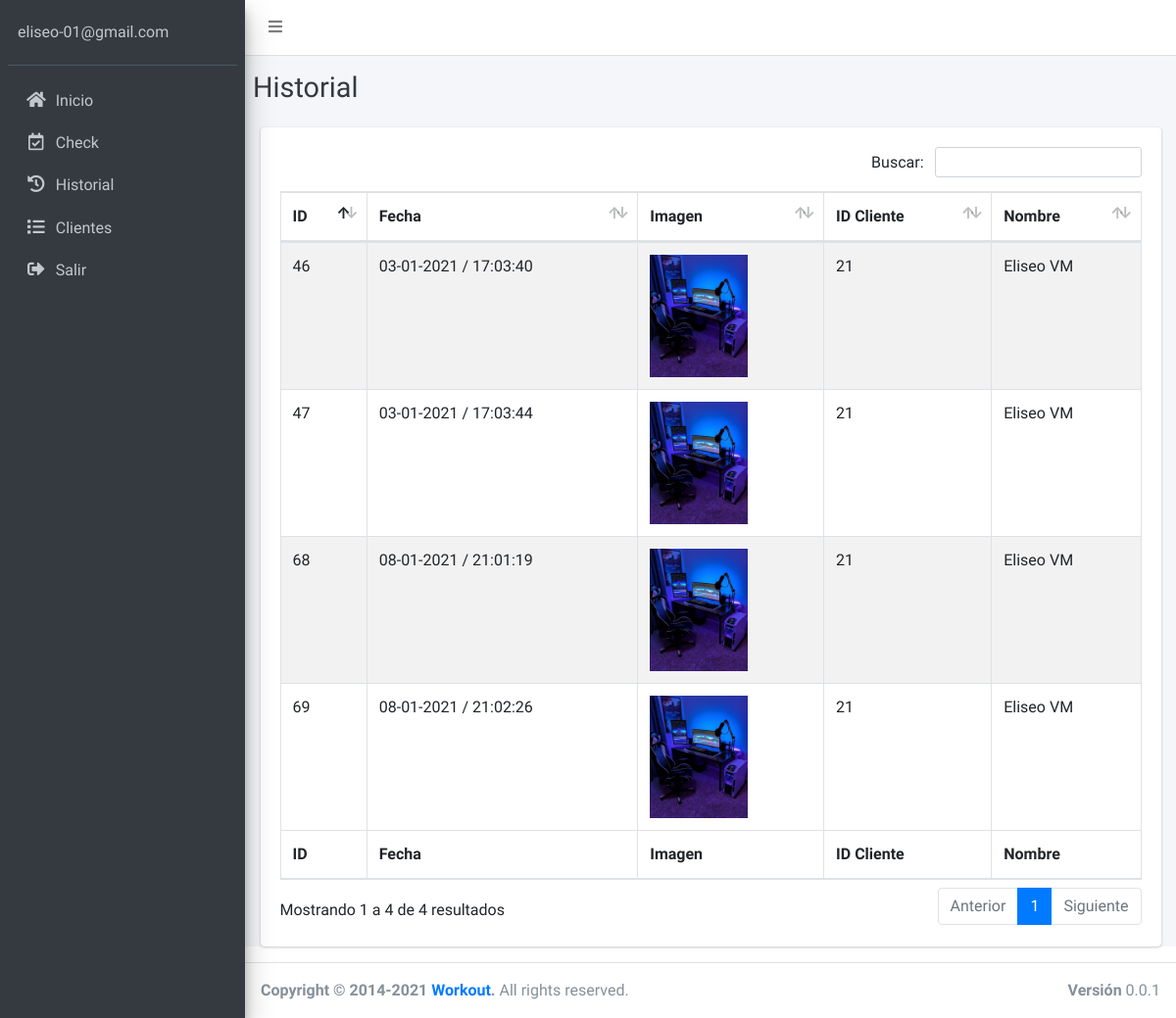
The page /admin/pages/historial.php (signed in) on the database as committed earlier.
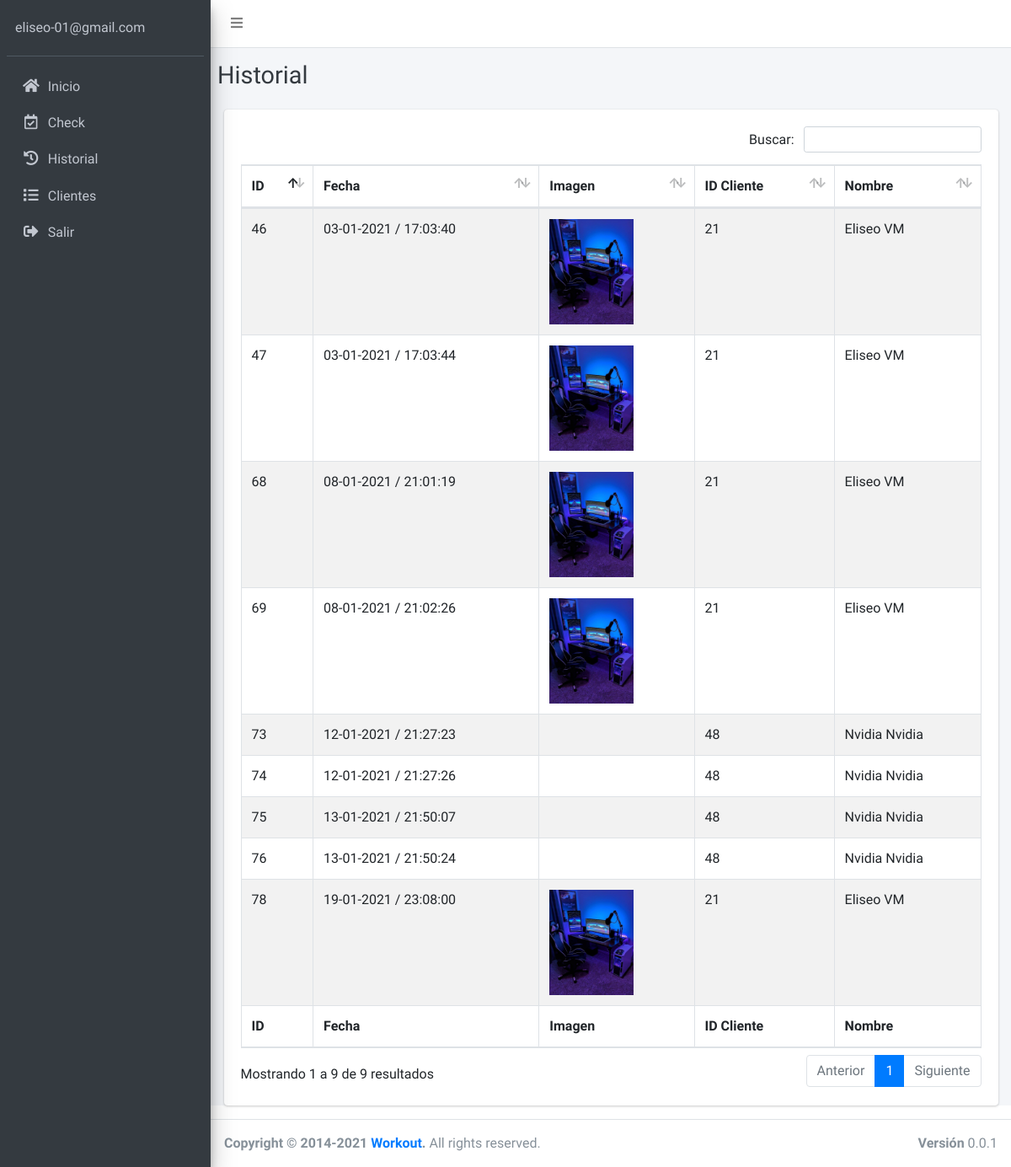
The same page on the database as committed later.
### tables this page shows
CREATE TABLE `entrada_salida` (
  `id_entrada_salida` int(11) NOT NULL,
  `cliente_entrada_salida` int(11) NOT NULL,
  `fecha_entrada_salida` date NOT NULL,
  `e_s` time NOT NULL
);

CREATE TABLE `cliente` (
  `id_cliente` int(11) NOT NULL,
  `nombre_cliente` varchar(60) NOT NULL,
  `apellido_cliente` varchar(60) NOT NULL,
  `email_cliente` varchar(60) NOT NULL,
  `fecha_nacimiento_cliente` date NOT NULL,
  `telefono_cliente` varchar(15) NOT NULL,
  `gimnasio_cliente` int(11) NOT NULL,
  `url_imagen_cliente` varchar(100) NOT NULL
);

### admin/pages/historial.php (the view, shortened to what this page needs)
<?php
include 'funciones/funciones.php';
include 'templates/header.php';
include 'templates/barra-superior.php';
include 'templates/barra-lateral.php';
$id = $_SESSION['id'];
?>
  <div class="content-wrapper">
    <div class="content-header">
      <div class="container-fluid">
        <div class="row mb-2">
          <div class="col-sm-6">
            <div class="row">
              <h1 class="m-0 text-dark">Historial</h1>
            </div>
          </div>
        </div>
      </div>
    </div>
    <section class="content">
      <div class="container-fluid">
        <div class="card">
          <div class="card-body">
            <table id="registros" class="table table-bordered table-striped">
              <thead>
              <tr>
                <th>ID</th>
                <th>Fecha</th>
                <th>Imagen</th>
                <th>ID Cliente</th>
                <th>Nombre</th>
              </tr>
              </thead>
              <tbody>
                <?php
                  try {
                    $sql = "SELECT * ";
                    $sql .= " FROM entrada_salida ";
                    $sql .= " INNER JOIN cliente ";
                    $sql .= " ON entrada_salida.cliente_entrada_salida=cliente.id_cliente ";
                    $sql .= " WHERE gimnasio_cliente = $id ";
                    $sql .= " ORDER BY id_entrada_salida DESC ";
                    $resultado = $conn->query($sql);
                  } catch (Exception $e) {
                    $error = $e->getMessage();
                    echo $error;
                  }
                  while($entrada_salida = $resultado->fetch_assoc()) { ?>
                    <?php
                    $fecha = $entrada_salida['fecha_entrada_salida'];
                    $fecha = str_replace('-', '/', $fecha);
                    $fecha_formateada = date('d-m-Y', strtotime($fecha));
                    ?>
                    <tr>
                      <td><?php echo $entrada_salida['id_entrada_salida']; ?></td>
                      <td><?php echo $fecha_formateada . " / " . $entrada_salida['e_s']; ?></td>
                      <td><img src="../dist/img/clientes/<?php echo $entrada_salida['url_imagen_cliente']; ?>" width="100" alt=""></td>
                      <td><?php echo $entrada_salida['id_cliente']; ?></td>
                      <td><?php echo $entrada_salida['nombre_cliente'] . " " . $entrada_salida['apellido_cliente']; ?></td>
                    </tr>
                  <?php } ?>
              </tbody>
              <tfoot>
              <tr>
                <th>ID</th>
                <th>Fecha</th>
                <th>Imagen</th>
                <th>ID Cliente</th>
                <th>Nombre</th>
              </tr>
              </tfoot>
            </table>
          </div>
        </div>
      </div>
    </section>
  </div>
<?php
include 'templates/footer.php';
?>

### admin/pages/templates/header.php (shortened to what this page needs)
<!DOCTYPE html>
<html>
<head>
  <link rel="stylesheet" href="../plugins/fontawesome-free/css/all.min.css">
  <link rel="stylesheet" href="https://code.ionicframework.com/ionicons/2.0.1/css/ionicons.min.css">
  <link rel="stylesheet" href="../plugins/datatables-bs4/css/dataTables.bootstrap4.css">
  <link rel="stylesheet" href="../dist/css/adminlte.min.css">
  <link rel="stylesheet" href="../dist/css/sweetalert2.all.min.css">
  <link rel="stylesheet" href="../plugins/select2/css/select2.min.css">
  <link rel="stylesheet" href="../plugins/select2-bootstrap4-theme/select2-bootstrap4.min.css">
  <link rel="stylesheet" href="../plugins/tempusdominus-bootstrap-4/css/tempusdominus-bootstrap-4.min.css">
  <link rel="stylesheet" href="../plugins/icheck-bootstrap/icheck-bootstrap.min.css">
</head>

### admin/pages/templates/barra-superior.php
<body class="hold-transition sidebar-mini">
<div class="wrapper">
  <nav class="main-header navbar navbar-expand navbar-white navbar-light">
    <ul class="navbar-nav">
      <li class="nav-item">
        <a class="nav-link" data-widget="pushmenu" href="#" role="button"><i class="fas fa-bars"></i></a>
      </li>
    </ul>
  </nav>

### admin/pages/templates/barra-lateral.php
<aside class="main-sidebar sidebar-dark-primary elevation-4">
    <div class="sidebar">
      <div class="user-panel mt-3 pb-3 mb-3 d-flex">
        <div class="info">
          <a href="#" class="d-block"><?php echo $_SESSION['email']; ?></a>
        </div>
      </div>
      <nav class="mt-2">
        <ul class="nav nav-pills nav-sidebar flex-column" data-widget="treeview" role="menu" data-accordion="false">
          <li class="nav-item">
            <a href="dashboard.php" class="nav-link">
              <i class="fas fa-home nav-icon"></i>
              <p>Inicio</p>
            </a>
          </li>
          <li class="nav-item">
            <a href="check.php" class="nav-link">
              <i class="far fa-calendar-check nav-icon"></i>
              <p>Check</p>
            </a>
          </li>
          <li class="nav-item">
            <a href="historial.php" class="nav-link">
              <i class="fas fa-history nav-icon"></i>
              <p>Historial</p>
            </a>
          </li>
          <li class="nav-item">
            <a href="cliente.php" class="nav-link">
              <i class="fas fa-list nav-icon"></i>
              <p>Clientes</p>
            </a>
          </li>
          <li class="nav-item">
            <a href="login.php?cerrar_sesion=true" class="nav-link">
              <i class="fas fa-sign-out-alt nav-icon"></i>
                <p>Salir</p>
            </a>
          </li>
        </ul>
      </nav>
    </div>
  </aside>

### admin/pages/templates/footer.php (shortened to what this page needs)
  <footer class="main-footer">
    <div class="float-right d-none d-sm-block">
      <b>Versión</b> 0.0.1
    </div>
    <strong>Copyright &copy; 2014-2021 <a href="#">Workout</a>.</strong> All rights
    reserved.
  </footer>
</div>
</body>
</html>

Rows that differ between the two databases and show on the page:
added entrada_salida: id_entrada_salida "78", fecha_entrada_salida "19-01-2021", e_s "23:08:00", cliente_entrada_salida.url_imagen_cliente (picture), cliente_entrada_salida.id_cliente "21", cliente_entrada_salida.nombre_cliente "Eliseo", cliente_entrada_salida.apellido_cliente "VM"
added entrada_salida: id_entrada_salida "76", fecha_entrada_salida "13-01-2021", e_s "21:50:24", cliente_entrada_salida.id_cliente "48", cliente_entrada_salida.nombre_cliente "Nvidia", cliente_entrada_salida.apellido_cliente "Nvidia"
added entrada_salida: id_entrada_salida "75", fecha_entrada_salida "13-01-2021", e_s "21:50:07", cliente_entrada_salida.id_cliente "48", cliente_entrada_salida.nombre_cliente "Nvidia", cliente_entrada_salida.apellido_cliente "Nvidia"
added entrada_salida: id_entrada_salida "74", fecha_entrada_salida "12-01-2021", e_s "21:27:26", cliente_entrada_salida.id_cliente "48", cliente_entrada_salida.nombre_cliente "Nvidia", cliente_entrada_salida.apellido_cliente "Nvidia"
added entrada_salida: id_entrada_salida "73", fecha_entrada_salida "12-01-2021", e_s "21:27:23", cliente_entrada_salida.id_cliente "48", cliente_entrada_salida.nombre_cliente "Nvidia", cliente_entrada_salida.apellido_cliente "Nvidia"
Other text that changed with them:
text written by a page script: "Buscar: Mostrando 1 a 4 de 4 resultados Anterior 1 Siguiente" → "Buscar: Mostrando 1 a 9 de 9 resultados Anterior 1 Siguiente"
